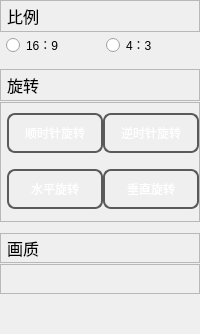
        <widget class="QWidget" name="page_2">
         <layout class="QVBoxLayout" name="verticalLayout_6">
          <property name="spacing">
           <number>1</number>
          </property>
          <property name="leftMargin">
           <number>0</number>
          </property>
          <property name="topMargin">
           <number>0</number>
          </property>
          <property name="rightMargin">
           <number>0</number>
          </property>
          <property name="bottomMargin">
           <number>0</number>
          </property>
          <item>
           <widget class="QFrame" name="frame_13">
            <property name="minimumSize">
             <size>
              <width>0</width>
              <height>0</height>
             </size>
            </property>
            <property name="frameShape">
             <enum>QFrame::StyledPanel</enum>
            </property>
            <property name="frameShadow">
             <enum>QFrame::Raised</enum>
            </property>
            <layout class="QHBoxLayout" name="horizontalLayout_8">
             <property name="leftMargin">
              <number>6</number>
             </property>
             <property name="topMargin">
              <number>0</number>
             </property>
             <property name="rightMargin">
              <number>0</number>
             </property>
             <property name="bottomMargin">
              <number>0</number>
             </property>
             <item>
              <widget class="QLabel" name="label_3">
               <property name="minimumSize">
                <size>
                 <width>0</width>
                 <height>30</height>
                </size>
               </property>
               <property name="maximumSize">
                <size>
                 <width>16777215</width>
                 <height>50</height>
                </size>
               </property>
               <property name="font">
                <font>
                 <family>Microsoft YaHei UI</family>
                 <pointsize>12</pointsize>
                 <weight>50</weight>
                 <italic>false</italic>
                 <bold>false</bold>
                </font>
               </property>
               <property name="styleSheet">
                <string notr="true">font: 12pt &quot;Microsoft YaHei UI&quot;;</string>
               </property>
               <property name="text">
                <string>比例</string>
               </property>
              </widget>
             </item>
            </layout>
           </widget>
          </item>
          <item>
           <widget class="QFrame" name="frame_14">
            <property name="minimumSize">
             <size>
              <width>0</width>
              <height>25</height>
             </size>
            </property>
            <property name="layoutDirection">
             <enum>Qt::LeftToRight</enum>
            </property>
            <property name="frameShape">
             <enum>QFrame::NoFrame</enum>
            </property>
            <property name="frameShadow">
             <enum>QFrame::Raised</enum>
            </property>
            <layout class="QHBoxLayout" name="horizontalLayout_9">
             <property name="leftMargin">
              <number>6</number>
             </property>
             <property name="topMargin">
              <number>0</number>
             </property>
             <property name="rightMargin">
              <number>0</number>
             </property>
             <property name="bottomMargin">
              <number>0</number>
             </property>
             <item>
              <widget class="QRadioButton" name="radioButton_4">
               <property name="maximumSize">
                <size>
                 <width>100</width>
                 <height>16777215</height>
                </size>
               </property>
               <property name="styleSheet">
                <string notr="true">font: 25 10pt &quot;Microsoft YaHei UI&quot;;</string>
               </property>
               <property name="text">
                <string>16：9</string>
               </property>
              </widget>
             </item>
             <item>
              <widget class="QRadioButton" name="radioButton_5">
               <property name="maximumSize">
                <size>
                 <width>100</width>
                 <height>16777215</height>
                </size>
               </property>
               <property name="contextMenuPolicy">
                <enum>Qt::ActionsContextMenu</enum>
               </property>
               <property name="styleSheet">
                <string notr="true">font: 25 10pt &quot;Microsoft YaHei UI&quot;;</string>
               </property>
               <property name="text">
                <string>4：3</string>
               </property>
              </widget>
             </item>
            </layout>
           </widget>
          </item>
          <item>
           <spacer name="verticalSpacer_8">
            <property name="orientation">
             <enum>Qt::Vertical</enum>
            </property>
            <property name="sizeType">
             <enum>QSizePolicy::Fixed</enum>
            </property>
            <property name="sizeHint" stdset="0">
             <size>
              <width>20</width>
              <height>10</height>
             </size>
            </property>
           </spacer>
          </item>
          <item>
           <widget class="QFrame" name="frame_15">
            <property name="minimumSize">
             <size>
              <width>0</width>
              <height>25</height>
             </size>
            </property>
            <property name="frameShape">
             <enum>QFrame::StyledPanel</enum>
            </property>
            <property name="frameShadow">
             <enum>QFrame::Raised</enum>
            </property>
            <layout class="QHBoxLayout" name="horizontalLayout_10">
             <property name="leftMargin">
              <number>6</number>
             </property>
             <property name="topMargin">
              <number>0</number>
             </property>
             <property name="rightMargin">
              <number>0</number>
             </property>
             <property name="bottomMargin">
              <number>0</number>
             </property>
             <item>
              <widget class="QLabel" name="label_4">
               <property name="minimumSize">
                <size>
                 <width>0</width>
                 <height>30</height>
                </size>
               </property>
               <property name="font">
                <font>
                 <family>Microsoft YaHei UI</family>
                 <pointsize>12</pointsize>
                 <weight>50</weight>
                 <italic>false</italic>
                 <bold>false</bold>
                </font>
               </property>
               <property name="styleSheet">
                <string notr="true">font: 12pt &quot;Microsoft YaHei UI&quot;;</string>
               </property>
               <property name="text">
                <string>旋转</string>
               </property>
              </widget>
             </item>
            </layout>
           </widget>
          </item>
          <item>
           <widget class="QFrame" name="frame_16">
            <property name="minimumSize">
             <size>
              <width>0</width>
              <height>120</height>
             </size>
            </property>
            <property name="frameShape">
             <enum>QFrame::StyledPanel</enum>
            </property>
            <property name="frameShadow">
             <enum>QFrame::Raised</enum>
            </property>
            <layout class="QGridLayout" name="gridLayout">
             <property name="leftMargin">
              <number>6</number>
             </property>
             <property name="topMargin">
              <number>0</number>
             </property>
             <property name="rightMargin">
              <number>0</number>
             </property>
             <property name="bottomMargin">
              <number>0</number>
             </property>
             <property name="horizontalSpacing">
              <number>0</number>
             </property>
             <item row="0" column="0">
              <widget class="QPushButton" name="pushButton_8">
               <property name="sizePolicy">
                <sizepolicy hsizetype="Expanding" vsizetype="Preferred">
                 <horstretch>0</horstretch>
                 <verstretch>0</verstretch>
                </sizepolicy>
               </property>
               <property name="minimumSize">
                <size>
                 <width>0</width>
                 <height>40</height>
                </size>
               </property>
               <property name="maximumSize">
                <size>
                 <width>140</width>
                 <height>16777215</height>
                </size>
               </property>
               <property name="styleSheet">
                <string notr="true">QPushButton {
    /* 基础样式 */
    background: qlineargradient(x1:0, y1:0, x2:0, y2:1,
                              stop:0 #2d2d2d, stop:1 #404040);  /* 黑灰渐变背景 */
    border: 2px solid #5a5a5a;              /* 深灰色边框 */
    border-radius: 8px;                      /* 圆角半径 */
    color: white;                            /* 白色字体 */
    font: 25 10pt &quot;Microsoft YaHei UI&quot;;            /* 字体设置 */
}
 
/* 悬停效果 */
QPushButton:hover {
    background: qlineargradient(x1:0, y1:0, x2:0, y2:1,
                              stop:0 #404040, stop:1 #4d4d4d);  /* 浅灰渐变 */
    border-color: #707070;                   /* 浅灰边框 */
}
 
/* 按下效果 */
QPushButton:pressed {
    background: qlineargradient(x1:0, y1:0, x2:0, y2:1,
                              stop:0 #212121, stop:1 #303030);  /* 深灰渐变 */
    border-color: #3d3d3d;                   /* 暗灰色边框 */
    padding-top: 3px;                        /* 模拟按压下沉效果 */
    padding-left: 5px;
}
 
/* 禁用状态 */
QPushButton:disabled {
    background: #3a3a3a;                     /* 禁用背景色 */
    color: #a0a0a0;                         /* 灰色字体 */
    border-color: #4a4a4a;
}</string>
               </property>
               <property name="text">
                <string>顺时针旋转</string>
               </property>
              </widget>
             </item>
             <item row="0" column="1">
              <widget class="QPushButton" name="pushButton_9">
               <property name="sizePolicy">
                <sizepolicy hsizetype="Expanding" vsizetype="Fixed">
                 <horstretch>0</horstretch>
                 <verstretch>0</verstretch>
                </sizepolicy>
               </property>
               <property name="minimumSize">
                <size>
                 <width>0</width>
                 <height>40</height>
                </size>
               </property>
               <property name="maximumSize">
                <size>
                 <width>140</width>
                 <height>16777215</height>
                </size>
               </property>
               <property name="styleSheet">
                <string notr="true">QPushButton {
    /* 基础样式 */
    background: qlineargradient(x1:0, y1:0, x2:0, y2:1,
                              stop:0 #2d2d2d, stop:1 #404040);  /* 黑灰渐变背景 */
    border: 2px solid #5a5a5a;              /* 深灰色边框 */
    border-radius: 8px;                      /* 圆角半径 */
    color: white;                            /* 白色字体 */
    font: 25 10pt &quot;Microsoft YaHei UI&quot;;            /* 字体设置 */
}
 
/* 悬停效果 */
QPushButton:hover {
    background: qlineargradient(x1:0, y1:0, x2:0, y2:1,
                              stop:0 #404040, stop:1 #4d4d4d);  /* 浅灰渐变 */
    border-color: #707070;                   /* 浅灰边框 */
}
 
/* 按下效果 */
QPushButton:pressed {
    background: qlineargradient(x1:0, y1:0, x2:0, y2:1,
                              stop:0 #212121, stop:1 #303030);  /* 深灰渐变 */
    border-color: #3d3d3d;                   /* 暗灰色边框 */
    padding-top: 3px;                        /* 模拟按压下沉效果 */
    padding-left: 5px;
}
 
/* 禁用状态 */
QPushButton:disabled {
    background: #3a3a3a;                     /* 禁用背景色 */
    color: #a0a0a0;                         /* 灰色字体 */
    border-color: #4a4a4a;
}</string>
               </property>
               <property name="text">
                <string>逆时针旋转</string>
               </property>
              </widget>
             </item>
             <item row="1" column="0">
              <widget class="QPushButton" name="pushButton_10">
               <property name="minimumSize">
                <size>
                 <width>0</width>
                 <height>40</height>
                </size>
               </property>
               <property name="maximumSize">
                <size>
                 <width>140</width>
                 <height>16777215</height>
                </size>
               </property>
               <property name="styleSheet">
                <string notr="true">QPushButton {
    /* 基础样式 */
    background: qlineargradient(x1:0, y1:0, x2:0, y2:1,
                              stop:0 #2d2d2d, stop:1 #404040);  /* 黑灰渐变背景 */
    border: 2px solid #5a5a5a;              /* 深灰色边框 */
    border-radius: 8px;                      /* 圆角半径 */
    color: white;                            /* 白色字体 */
    font: 25 10pt &quot;Microsoft YaHei UI&quot;;            /* 字体设置 */
}
 
/* 悬停效果 */
QPushButton:hover {
    background: qlineargradient(x1:0, y1:0, x2:0, y2:1,
                              stop:0 #404040, stop:1 #4d4d4d);  /* 浅灰渐变 */
    border-color: #707070;                   /* 浅灰边框 */
}
 
/* 按下效果 */
QPushButton:pressed {
    background: qlineargradient(x1:0, y1:0, x2:0, y2:1,
                              stop:0 #212121, stop:1 #303030);  /* 深灰渐变 */
    border-color: #3d3d3d;                   /* 暗灰色边框 */
    padding-top: 3px;                        /* 模拟按压下沉效果 */
    padding-left: 5px;
}
 
/* 禁用状态 */
QPushButton:disabled {
    background: #3a3a3a;                     /* 禁用背景色 */
    color: #a0a0a0;                         /* 灰色字体 */
    border-color: #4a4a4a;
}</string>
               </property>
               <property name="text">
                <string>水平旋转</string>
               </property>
              </widget>
             </item>
             <item row="1" column="1">
              <widget class="QPushButton" name="pushButton_11">
               <property name="minimumSize">
                <size>
                 <width>0</width>
                 <height>40</height>
                </size>
               </property>
               <property name="maximumSize">
                <size>
                 <width>140</width>
                 <height>16777215</height>
                </size>
               </property>
               <property name="styleSheet">
                <string notr="true">QPushButton {
    /* 基础样式 */
    background: qlineargradient(x1:0, y1:0, x2:0, y2:1,
                              stop:0 #2d2d2d, stop:1 #404040);  /* 黑灰渐变背景 */
    border: 2px solid #5a5a5a;              /* 深灰色边框 */
    border-radius: 8px;                      /* 圆角半径 */
    color: white;                            /* 白色字体 */
    font: 25 10pt &quot;Microsoft YaHei UI&quot;;            /* 字体设置 */
}
 
/* 悬停效果 */
QPushButton:hover {
    background: qlineargradient(x1:0, y1:0, x2:0, y2:1,
                              stop:0 #404040, stop:1 #4d4d4d);  /* 浅灰渐变 */
    border-color: #707070;                   /* 浅灰边框 */
}
 
/* 按下效果 */
QPushButton:pressed {
    background: qlineargradient(x1:0, y1:0, x2:0, y2:1,
                              stop:0 #212121, stop:1 #303030);  /* 深灰渐变 */
    border-color: #3d3d3d;                   /* 暗灰色边框 */
    padding-top: 3px;                        /* 模拟按压下沉效果 */
    padding-left: 5px;
}
 
/* 禁用状态 */
QPushButton:disabled {
    background: #3a3a3a;                     /* 禁用背景色 */
    color: #a0a0a0;                         /* 灰色字体 */
    border-color: #4a4a4a;
}</string>
               </property>
               <property name="text">
                <string>垂直旋转</string>
               </property>
              </widget>
             </item>
            </layout>
           </widget>
          </item>
          <item>
           <spacer name="verticalSpacer_9">
            <property name="orientation">
             <enum>Qt::Vertical</enum>
            </property>
            <property name="sizeType">
             <enum>QSizePolicy::Fixed</enum>
            </property>
            <property name="sizeHint" stdset="0">
             <size>
              <width>20</width>
              <height>10</height>
             </size>
            </property>
           </spacer>
          </item>
          <item>
           <widget class="QFrame" name="frame_18">
            <property name="minimumSize">
             <size>
              <width>0</width>
              <height>30</height>
             </size>
            </property>
            <property name="frameShape">
             <enum>QFrame::StyledPanel</enum>
            </property>
            <property name="frameShadow">
             <enum>QFrame::Raised</enum>
            </property>
            <layout class="QHBoxLayout" name="horizontalLayout_11">
             <property name="spacing">
              <number>0</number>
             </property>
             <property name="leftMargin">
              <number>6</number>
             </property>
             <property name="topMargin">
              <number>0</number>
             </property>
             <property name="rightMargin">
              <number>0</number>
             </property>
             <property name="bottomMargin">
              <number>0</number>
             </property>
             <item>
              <widget class="QLabel" name="label_5">
               <property name="font">
                <font>
                 <family>Microsoft YaHei UI</family>
                 <pointsize>12</pointsize>
                 <weight>50</weight>
                 <italic>false</italic>
                 <bold>false</bold>
                </font>
               </property>
               <property name="styleSheet">
                <string notr="true">font: 12pt &quot;Microsoft YaHei UI&quot;;</string>
               </property>
               <property name="text">
                <string>画质</string>
               </property>
              </widget>
             </item>
            </layout>
           </widget>
          </item>
          <item>
           <widget class="QFrame" name="frame_17">
            <property name="minimumSize">
             <size>
              <width>0</width>
              <height>30</height>
             </size>
            </property>
            <property name="frameShape">
             <enum>QFrame::StyledPanel</enum>
            </property>
            <property name="frameShadow">
             <enum>QFrame::Raised</enum>
            </property>
           </widget>
          </item>
          <item>
           <spacer name="verticalSpacer_2">
            <property name="orientation">
             <enum>Qt::Vertical</enum>
            </property>
            <property name="sizeType">
             <enum>QSizePolicy::Expanding</enum>
            </property>
            <property name="sizeHint" stdset="0">
             <size>
              <width>20</width>
              <height>40</height>
             </size>
            </property>
           </spacer>
          </item>
         </layout>
        </widget>
